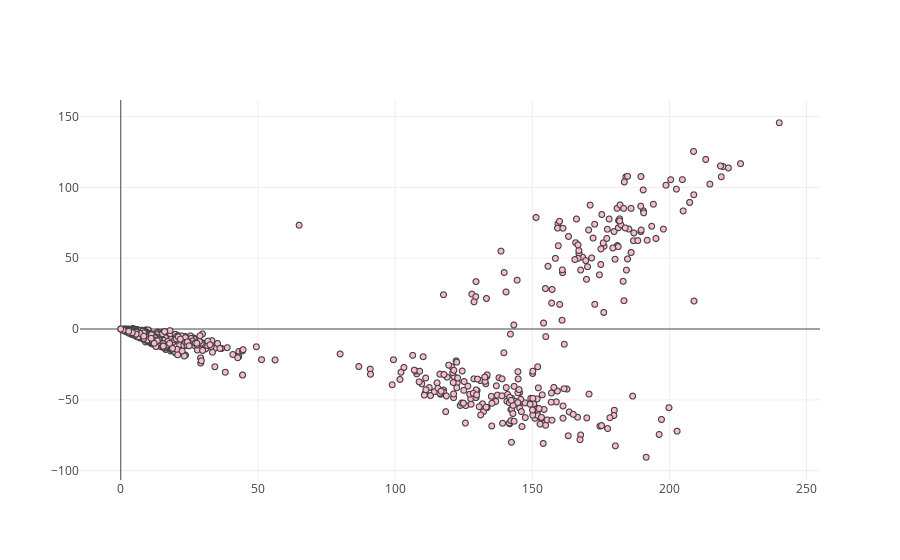

Write notebook code for a chart like this one.
### Code cell
svd_2d = TruncatedSVD(n_components=2)
data_2d = svd_2d.fit_transform(data_vectorized)

trace = go.Scattergl(
    x = data_2d[:,0],
    y = data_2d[:,1],
    mode = 'markers',
    marker = dict(
        color = '#FFBAD2',
        line = dict(width = 1)
    ),
    text = vectorizer.get_feature_names(),
    hovertext = vectorizer.get_feature_names(),
    hoverinfo = 'text' 
)
data = [trace]
iplot(data, filename='scatter-mode')

### Figure 1 — Plotly figure (JSON) as saved in the notebook; plotly's stock layout.template omitted (floating-point values rounded to 4 significant figures; data arrays with more than 128 entries replaced by an {"elided": "..."} marker saying what was removed)
{"data": [{"hoverinfo": "text", "hovertext": {"elided": "11461 str values"}, "marker": {"color": "#FFBAD2", "line": {"width": 1}}, "mode": "markers", "text": {"elided": "11461 str values"}, "type": "scattergl", "uid": "b8753cfd-6f7a-462f-bfaf-da867f7ec352", "x": {"elided": "3049 float values"}, "y": {"elided": "3049 float values"}}], "layout": {}}
